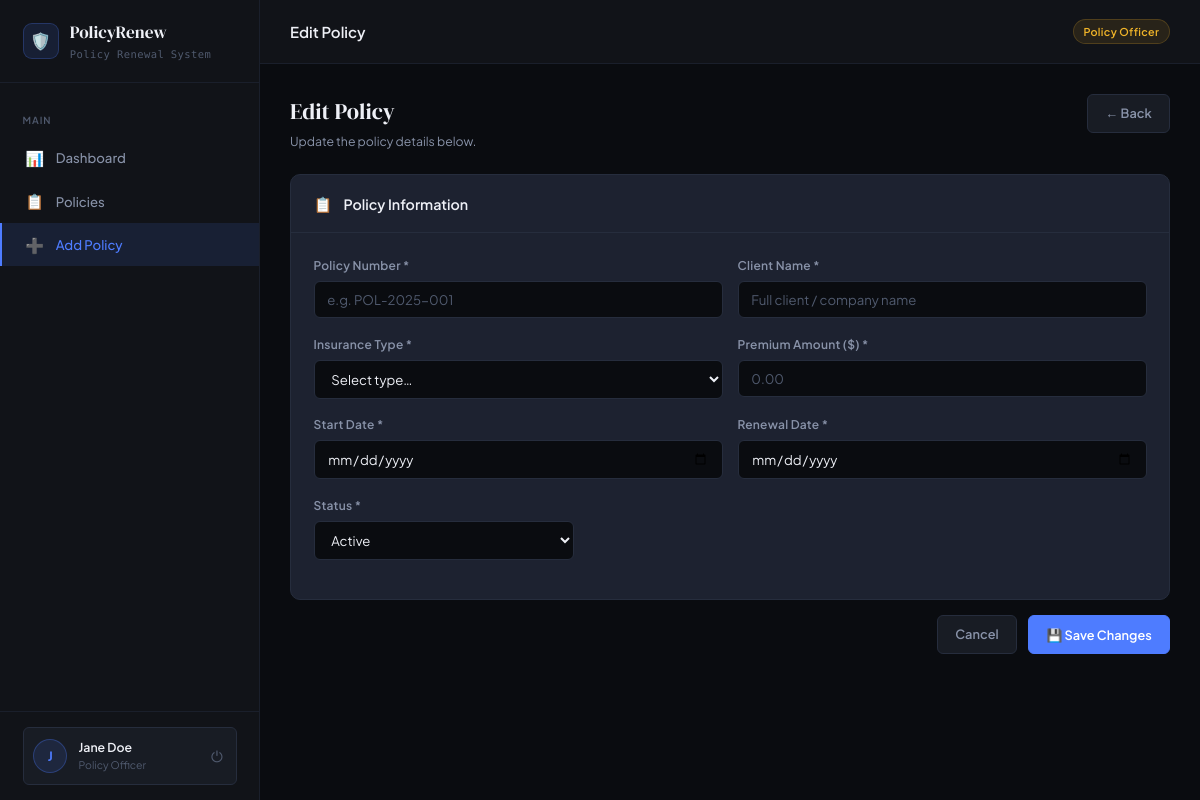
The page /index.php?page=policies&action=edit&id=1 (signed in) on the database its author committed.
### tables this page shows
CREATE TABLE IF NOT EXISTS users (
    id          INT UNSIGNED AUTO_INCREMENT PRIMARY KEY,
    full_name   VARCHAR(150)    NOT NULL,
    email       VARCHAR(200)    NOT NULL UNIQUE,
    password    VARCHAR(255)    NOT NULL,
    role        ENUM('admin','policy_officer','viewer') NOT NULL DEFAULT 'viewer',
    is_active   TINYINT(1)      NOT NULL DEFAULT 1,
    created_at  DATETIME        NOT NULL DEFAULT CURRENT_TIMESTAMP,
    updated_at  DATETIME        NOT NULL DEFAULT CURRENT_TIMESTAMP ON UPDATE CURRENT_TIMESTAMP
);

### controllers/PolicyController.php (called while the page is built, shortened)
<?php
class PolicyController
{
    private PolicyService  $policyService;
    public function __construct(
        PolicyService   $policyService,
        DocumentService $docService,
        AuthService     $authService,
        ActivityLogger  $logger
    ) {
        $this->policyService = $policyService;
    }
    public function handle(string $action, User $currentUser): void
    {
        match ($action) {
            'create' => $this->create($currentUser),
            'edit'   => $this->edit($currentUser),
            'delete' => $this->delete($currentUser),
            'view'   => $this->view($currentUser),
            default  => $this->index($currentUser),
        };
    }
    private function edit(User $currentUser): void
    {
        $id     = (int) ($_GET['id'] ?? 0);
        $policy = $this->policyService->getById($id);
        $formData = [];
        require VIEW_DIR . '/policies/form.php';
    }
}

### models/User.php (called while the page is built, shortened)
<?php
class User
{
    public string $role;
    public function __construct(array $row)
    {
        $this->fullName  =        $row['full_name'];
        $this->role      =        $row['role'];
    }
    public function canManagePolicies(): bool
    {
        return in_array($this->role, ['admin', 'policy_officer'], true);
    }
    public function getRoleLabel(): string
    {
        return match ($this->role) {
            'admin'          => 'Administrator',
            'policy_officer' => 'Policy Officer',
            'viewer'         => 'Viewer',
            default          => 'Unknown',
        };
    }
}

### services/AuthService.php (called while the page is built, shortened)
<?php
class AuthService
{
    private PDO $db;
    public function __construct(PDO $db)
    {
        $this->db = $db;
    }
    public function getCurrentUser(): ?User
    {
        $stmt = $this->db->prepare('SELECT * FROM users WHERE id = :id AND is_active = 1 LIMIT 1');
        $stmt->execute([':id' => $_SESSION['user_id']]);
        $row = $stmt->fetch();
        return $row ? new User($row) : null;
    }
    public function requireLogin(): User
    {
        $user = $this->getCurrentUser();
        return $user;
    }
}

### services/PolicyService.php (called while the page is built, shortened)
<?php
class PolicyService
{
    private PDO $db;
    public function __construct(PDO $db)
    {
        $this->db = $db;
    }
    public function getById(int $id): ?Policy
    {
        $stmt = $this->db->prepare(
            "SELECT p.*, u.full_name AS creator_name
             FROM policies p
             JOIN users u ON u.id = p.created_by
             WHERE p.id = ? LIMIT 1"
        );
        $stmt->execute([$id]);
        $row = $stmt->fetch();
        return $row ? new Policy($row) : null;
    }
}

### models/Policy.php (called while the page is built, shortened)
<?php
class Policy
{
    public function __construct(array $row)
    {
        $this->id            = (int)   $row['id'];
    }
}

### views/policies/form.php (the view, shortened to what this page needs)
<?php
$isEdit    = !empty($policy);
$pageTitle = $isEdit ? 'Edit Policy' : 'Add Policy';
$activePage = 'policies_add';
require __DIR__ . '/../partials/header.php';
$v = $formData ?? ($isEdit ? [
  'policy_number'  => $policy->policyNumber,
  'client_name'    => $policy->clientName,
  'insurance_type' => $policy->insuranceType,
  'premium_amount' => $policy->premiumAmount,
  'start_date'     => $policy->startDate,
  'renewal_date'   => $policy->renewalDate,
  'status'         => $policy->status,
] : []);
function fv(array $v, string $key, string $default = ''): string {
  return htmlspecialchars((string)($v[$key] ?? $default));
}
?>
<div class="page-header animate-in">
  <div class="page-header-text">
    <h2><?= $isEdit ? 'Edit Policy' : 'New Policy' ?></h2>
    <p><?= $isEdit ? 'Update the policy details below.' : 'Fill in the details to create a new policy.' ?></p>
  </div>
  <a href="<?= APP_URL ?>/index.php?page=policies" class="btn btn-secondary">← Back</a>
</div>
<form method="POST"
      action="<?= APP_URL ?>/index.php?page=policies&action=<?= $isEdit ? 'edit&id=' . $policy->id : 'create' ?>"
      class="animate-in animate-in-delay-1">
  <div class="card">
    <div class="card-header"><span>📋</span><h3>Policy Information</h3></div>
    <div class="card-body">
      <div class="form-grid">
        <div class="form-group">
          <label class="form-label" for="policy_number">Policy Number *</label>
          <input class="form-control" type="text" id="policy_number" name="policy_number"
                 value="<?= fv($v, 'policy_number') ?>"
                 placeholder="e.g. POL-2025-001" required />
        </div>
        <div class="form-group">
          <label class="form-label" for="client_name">Client Name *</label>
          <input class="form-control" type="text" id="client_name" name="client_name"
                 value="<?= fv($v, 'client_name') ?>"
                 placeholder="Full client / company name" required />
        </div>
      </div>
      <div class="form-grid">
        <div class="form-group">
          <label class="form-label" for="insurance_type">Insurance Type *</label>
          <select class="form-control" id="insurance_type" name="insurance_type" required>
            <option value="">Select type…</option>
          </select>
        </div>
        <div class="form-group">
          <label class="form-label" for="premium_amount">Premium Amount ($) *</label>
          <input class="form-control" type="number" id="premium_amount" name="premium_amount"
                 value="<?= fv($v, 'premium_amount') ?>"
                 step="0.01" min="0" placeholder="0.00" required />
        </div>
      </div>
      <div class="form-grid">
        <div class="form-group">
          <label class="form-label" for="start_date">Start Date *</label>
          <input class="form-control" type="date" id="start_date" name="start_date"
                 value="<?= fv($v, 'start_date') ?>" required />
        </div>
        <div class="form-group">
          <label class="form-label" for="renewal_date">Renewal Date *</label>
          <input class="form-control" type="date" id="renewal_date" name="renewal_date"
                 value="<?= fv($v, 'renewal_date') ?>" required />
        </div>
      </div>
      <div class="form-group" style="max-width:260px">
        <label class="form-label" for="status">Status *</label>
        <select class="form-control" id="status" name="status" required>
          <option value="active"          <?= fv($v,'status') === 'active'          ? 'selected' : '' ?>>Active</option>
        </select>
      </div>
    </div>
  </div>
  <div style="display:flex;justify-content:flex-end;gap:.75rem;margin-top:1rem">
    <a href="<?= APP_URL ?>/index.php?page=policies" class="btn btn-secondary">Cancel</a>
    <button type="submit" class="btn btn-primary">
      <?= $isEdit ? '💾 Save Changes' : '➕ Create Policy' ?>
    </button>
  </div>
</form>
<?php require __DIR__ . '/../partials/footer.php'; ?>

### views/partials/header.php (shortened to what this page needs)
<?php
$activePage  = $activePage  ?? '';
$pageTitle   = $pageTitle   ?? 'Dashboard';
$currentUser = $currentUser ?? null;
?>
<!DOCTYPE html>
<html lang="en">
<head>
  <link rel="stylesheet" href="<?= APP_URL ?>/assets/css/style.css" />
</head>
<body>
<?php if ($currentUser): ?>
<div class="app-shell">
  <aside class="sidebar" id="sidebar">
    <div class="sidebar-header">
      <div class="sidebar-logo-mark">🛡️</div>
      <div>
        <div class="brand"><?= APP_NAME ?></div>
        <div class="tagline">Policy Renewal System</div>
      </div>
    </div>
    <nav class="sidebar-nav">
      <div class="nav-section-label">Main</div>
      <a class="nav-item <?= $activePage === 'dashboard' ? 'active' : '' ?>"
         href="<?= APP_URL ?>/index.php?page=dashboard">
        <span class="nav-icon">📊</span> Dashboard
      </a>
      <a class="nav-item <?= $activePage === 'policies' ? 'active' : '' ?>"
         href="<?= APP_URL ?>/index.php?page=policies">
        <span class="nav-icon">📋</span> Policies
      </a>
      <?php if ($currentUser->canManagePolicies()): ?>
      <a class="nav-item <?= $activePage === 'policies_add' ? 'active' : '' ?>"
         href="<?= APP_URL ?>/index.php?page=policies&action=create">
        <span class="nav-icon">➕</span> Add Policy
      </a>
      <?php endif; ?>
    </nav>
    <div class="sidebar-footer">
      <div class="user-pill">
        <div class="user-avatar">
          <?= strtoupper(substr($currentUser->fullName, 0, 1)) ?>
        </div>
        <div class="user-info">
          <div class="user-name"><?= htmlspecialchars($currentUser->fullName) ?></div>
          <div class="user-role"><?= $currentUser->getRoleLabel() ?></div>
        </div>
        <a href="<?= APP_URL ?>/index.php?page=logout" class="logout-btn" title="Logout">⏻</a>
      </div>
    </div>
  </aside>
  <main class="main-content">
    <div class="topbar">
      <span class="topbar-title"><?= htmlspecialchars($pageTitle) ?></span>
      <div class="topbar-actions">
        <span class="badge badge-<?= $currentUser->role === 'admin' ? 'admin' : ($currentUser->role === 'policy_officer' ? 'officer' : 'viewer') ?>">
          <?= $currentUser->getRoleLabel() ?>
        </span>
      </div>
    </div>
    <div class="page-body">
<?php else: ?>
<div class="auth-page">
<?php endif; ?>

### rows shown on the page
users: full_name "J", full_name "Jane Doe", role "Policy Officer"

### other values the page prints
APP_NAME "PolicyRenew"
$pageTitle "Edit Policy"
